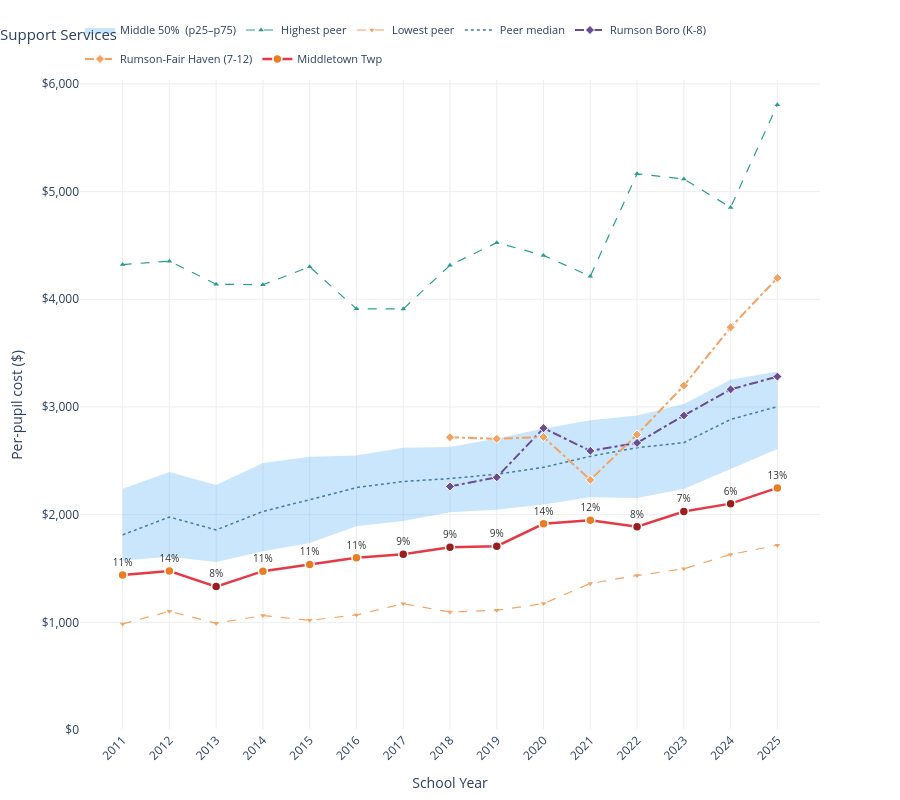

Notebook code cell kept with this figure:
### Markdown cell above
---
## Support Services

### Code cell
sigma_chart('Support Services', '$', 'Per-pupil cost ($)').show()

### Figure 1 — Plotly figure (JSON) as saved in the notebook; plotly's stock layout.template omitted (floating-point values rounded to 4 significant figures)
{"data": [{"hoverinfo": "skip", "line": {"width": 0}, "mode": "lines", "showlegend": false, "type": "scatter", "x": [2011, 2012, 2013, 2014, 2015, 2016, 2017, 2018, 2019, 2020, 2021, 2022, 2023, 2024, 2025], "y": [2241.0, 2396.0, 2276.0, 2480.0, 2537.0, 2548.0, 2621.0, 2628.0, 2708.0, 2801.0, 2878.0, 2920.0, 3026.0, 3252.0, 3329.0]}, {"fill": "tonexty", "fillcolor": "rgba(66,165,245,0.28)", "hoverinfo": "skip", "legendgroup": "bands", "line": {"width": 0}, "mode": "lines", "name": "Middle 50%  (p25–p75)", "showlegend": true, "type": "scatter", "x": [2011, 2012, 2013, 2014, 2015, 2016, 2017, 2018, 2019, 2020, 2021, 2022, 2023, 2024, 2025], "y": [1574.0, 1609.0, 1561.0, 1661.0, 1736.0, 1891.0, 1942.0, 2021.0, 2046.0, 2093.0, 2160.0, 2154.0, 2239.0, 2424.0, 2610.0]}, {"hovertemplate": "<b>%{x}</b><br>Highest: %{text}<extra>Highest peer</extra>", "line": {"color": "#2A9D8F", "dash": "dash", "width": 1.2}, "marker": {"color": "#2A9D8F", "size": 5, "symbol": "triangle-up"}, "mode": "lines+markers", "name": "Highest peer", "text": ["$4,322 — NEWARK CITY", "$4,354 — NEWARK CITY", "$4,140 — NEWARK CITY", "$4,135 — NEWARK CITY", "$4,301 — NEWARK CITY", "$3,911 — NEWARK CITY", "$3,910 — CAMDEN CITY", "$4,316 — Camden City", "$4,526 — Camden City", "$4,407 — Pemberton Twp", "$4,214 — Camden City", "$5,165 — Camden City", "$5,117 — Camden City", "$4,853 — Montclair Town", "$5,806 — Camden City"], "type": "scatter", "x": [2011, 2012, 2013, 2014, 2015, 2016, 2017, 2018, 2019, 2020, 2021, 2022, 2023, 2024, 2025], "y": [4322.0, 4354.0, 4140.0, 4135.0, 4301.0, 3911.0, 3910.0, 4316.0, 4526.0, 4407.0, 4214.0, 5165.0, 5117.0, 4853.0, 5806.0]}, {"hovertemplate": "<b>%{x}</b><br>Lowest: %{text}<extra>Lowest peer</extra>", "line": {"color": "#F4A261", "dash": "dash", "width": 1.2}, "marker": {"color": "#F4A261", "size": 5, "symbol": "triangle-down"}, "mode": "lines+markers", "name": "Lowest peer", "text": ["$985 — KEARNY TOWN", "$1,102 — DEPTFORD TWP", "$991 — KEARNY TOWN", "$1,063 — KEARNY TOWN", "$1,019 — BAYONNE CITY", "$1,068 — BAYONNE CITY", "$1,173 — KEARNY TOWN", "$1,095 — Bayonne City", "$1,112 — Kearny Town", "$1,174 — Kearny Town", "$1,361 — Kearny Town", "$1,435 — Kearny Town", "$1,497 — Kearny Town", "$1,630 — Kearny Town", "$1,716 — Kearny Town"], "type": "scatter", "x": [2011, 2012, 2013, 2014, 2015, 2016, 2017, 2018, 2019, 2020, 2021, 2022, 2023, 2024, 2025], "y": [985.0, 1102.0, 991.0, 1063.0, 1019.0, 1068.0, 1173.0, 1095.0, 1112.0, 1174.0, 1361.0, 1435.0, 1497.0, 1630.0, 1716.0]}, {"hovertemplate": "<b>%{x}</b><br>Peer median: %{text}<extra>Peer median</extra>", "line": {"color": "#457B9D", "dash": "dot", "width": 1.5}, "mode": "lines", "name": "Peer median", "text": ["$1,812", "$1,978", "$1,858", "$2,030", "$2,139", "$2,252", "$2,308", "$2,335", "$2,375", "$2,439", "$2,542", "$2,622", "$2,668", "$2,884", "$3,003"], "type": "scatter", "x": [2011, 2012, 2013, 2014, 2015, 2016, 2017, 2018, 2019, 2020, 2021, 2022, 2023, 2024, 2025], "y": [1812.0, 1978.0, 1858.0, 2030.0, 2139.0, 2252.0, 2308.0, 2335.0, 2375.0, 2439.0, 2542.0, 2622.0, 2668.0, 2884.0, 3003.0]}, {"hovertemplate": "<b>%{x}</b><br>Rumson Boro (K-8): %{text}<extra>Rumson Boro (K-8)</extra>", "line": {"color": "#6A4C93", "dash": "dashdot", "width": 2}, "marker": {"color": "#6A4C93", "line": {"color": "white", "width": 1}, "size": 7, "symbol": "diamond"}, "mode": "lines+markers", "name": "Rumson Boro (K-8)", "text": ["N/A", "N/A", "N/A", "N/A", "N/A", "N/A", "N/A", "$2,262", "$2,347", "$2,803", "$2,592", "$2,666", "$2,920", "$3,163", "$3,282"], "type": "scatter", "x": [2011, 2012, 2013, 2014, 2015, 2016, 2017, 2018, 2019, 2020, 2021, 2022, 2023, 2024, 2025], "y": [NaN, NaN, NaN, NaN, NaN, NaN, NaN, 2262.0, 2347.0, 2803.0, 2592.0, 2666.0, 2920.0, 3163.0, 3282.0]}, {"hovertemplate": "<b>%{x}</b><br>Rumson-Fair Haven (7-12): %{text}<extra>Rumson-Fair Haven (7-12)</extra>", "line": {"color": "#F4A261", "dash": "dashdot", "width": 2}, "marker": {"color": "#F4A261", "line": {"color": "white", "width": 1}, "size": 7, "symbol": "diamond"}, "mode": "lines+markers", "name": "Rumson-Fair Haven (7-12)", "text": ["N/A", "N/A", "N/A", "N/A", "N/A", "N/A", "N/A", "$2,719", "$2,704", "$2,721", "$2,323", "$2,744", "$3,198", "$3,739", "$4,198"], "type": "scatter", "x": [2011, 2012, 2013, 2014, 2015, 2016, 2017, 2018, 2019, 2020, 2021, 2022, 2023, 2024, 2025], "y": [NaN, NaN, NaN, NaN, NaN, NaN, NaN, 2719.0, 2704.0, 2721.0, 2323.0, 2744.0, 3198.0, 3739.0, 4198.0]}, {"customdata": ["$1,440<br>11th percentile  (below peer IQR)<br>vs 105 peer districts", "$1,477<br>14th percentile  (below peer IQR)<br>vs 105 peer districts", "$1,332<br>8th percentile  (bottom 10% of peers)<br>vs 105 peer districts", "$1,475<br>11th percentile  (below peer IQR)<br>vs 102 peer districts", "$1,536<br>11th percentile  (below peer IQR)<br>vs 102 peer districts", "$1,599<br>11th percentile  (below peer IQR)<br>vs 102 peer districts", "$1,632<br>9th percentile  (bottom 10% of peers)<br>vs 100 peer districts", "$1,697<br>9th percentile  (bottom 10% of peers)<br>vs 97 peer districts", "$1,707<br>9th percentile  (bottom 10% of peers)<br>vs 96 peer districts", "$1,915<br>14th percentile  (below peer IQR)<br>vs 93 peer districts", "$1,947<br>12th percentile  (below peer IQR)<br>vs 91 peer districts", "$1,887<br>8th percentile  (bottom 10% of peers)<br>vs 91 peer districts", "$2,029<br>7th percentile  (bottom 10% of peers)<br>vs 94 peer districts", "$2,102<br>6th percentile  (bottom 10% of peers)<br>vs 95 peer districts", "$2,248<br>13th percentile  (below peer IQR)<br>vs 95 peer districts"], "hovertemplate": "<b>%{x}</b><br>Middletown: %{customdata}<extra>Middletown</extra>", "line": {"color": "#E63946", "width": 2.5}, "marker": {"color": ["#E97D23", "#E97D23", "#9B1D1D", "#E97D23", "#E97D23", "#E97D23", "#9B1D1D", "#9B1D1D", "#9B1D1D", "#E97D23", "#E97D23", "#9B1D1D", "#9B1D1D", "#9B1D1D", "#E97D23"], "line": {"color": "white", "width": 1.5}, "size": 9}, "mode": "lines+markers+text", "name": "Middletown Twp", "text": ["11%", "14%", "8%", "11%", "11%", "11%", "9%", "9%", "9%", "14%", "12%", "8%", "7%", "6%", "13%"], "textfont": {"color": "#333", "size": 10}, "textposition": "top center", "type": "scatter", "x": [2011, 2012, 2013, 2014, 2015, 2016, 2017, 2018, 2019, 2020, 2021, 2022, 2023, 2024, 2025], "y": [1440.0, 1477.0, 1332.0, 1475.0, 1536.0, 1599.0, 1632.0, 1697.0, 1707.0, 1915.0, 1947.0, 1887.0, 2029.0, 2102.0, 2248.0]}], "layout": {"height": 800, "hovermode": "x unified", "legend": {"font": {"size": 11}, "orientation": "h", "x": 0, "xanchor": "left", "y": 1.01, "yanchor": "bottom"}, "margin": {"b": 60, "l": 80, "r": 80, "t": 80}, "paper_bgcolor": "white", "plot_bgcolor": "white", "title": {"font": {"size": 15}, "text": "Support Services", "x": 0}, "xaxis": {"dtick": 1, "gridcolor": "#eee", "tickangle": -45, "title": {"text": "School Year"}}, "yaxis": {"gridcolor": "#eee", "range": [0, 6036.0], "tickformat": ",", "tickprefix": "$", "title": {"text": "Per-pupil cost ($)"}}}}
